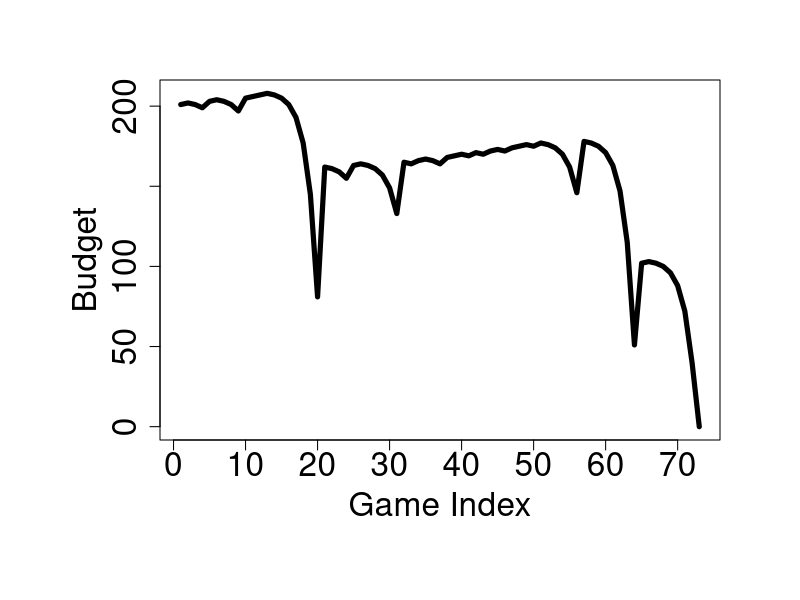
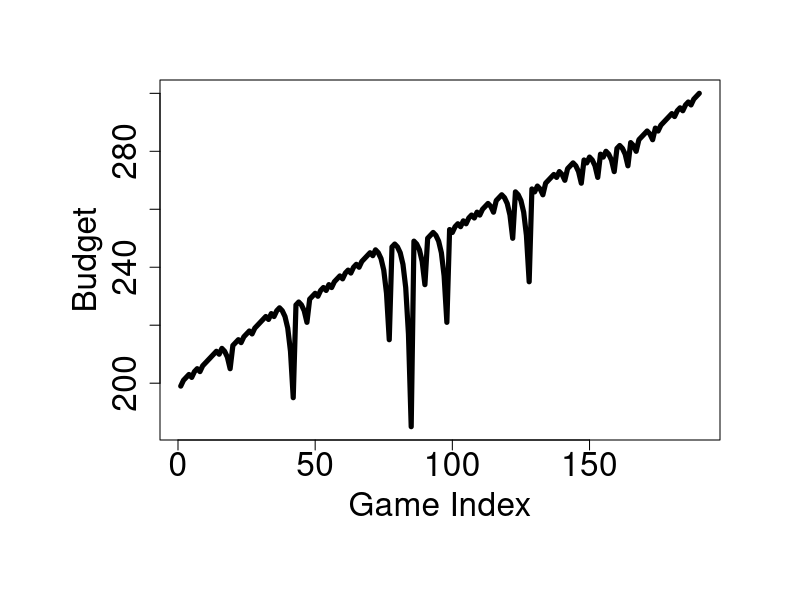

The R script that drew these images, in order: (Note: a time limit stopped this script after it produced the figures.)
## ---- chunk 1
knitr::opts_chunk$set(echo = TRUE)
## ---- chunk 2
single_spin <- function(){
  possible_outcomes <- c(rep("red",18), rep("black",18), rep("green",2))
  sample(possible_outcomes, 1)
}

## ---- chunk 3
martingale_wager <- function(
  previous_wager
  , previous_outcome
  , max_wager
  , current_budget
){
  if(previous_outcome == "red") return(1)
  min(2*previous_wager, max_wager, current_budget)
}
## ---- chunk 4
one_play <- function(previous_ledger_entry, max_wager){
  # Create a copy of the input object that will become the output object
  out <- previous_ledger_entry
  out[1, "game_index"] <- previous_ledger_entry[1, "game_index"] + 1
  out[1, "starting_budget"] <- previous_ledger_entry[1, "ending_budget"]
  out[1, "wager"] <- martingale_wager(
    previous_wager = previous_ledger_entry[1, "wager"]
    , previous_outcome = previous_ledger_entry[1, "outcome"]
    , max_wager = max_wager
    , current_budget = out[1, "starting_budget"]
  )
  out[1, "outcome"] <- single_spin()
  out[1, "ending_budget"] <- out[1, "starting_budget"] + 
    ifelse(out[1, "outcome"] == "red", +1, -1)*out[1, "wager"]
  return(out)
}
## ---- chunk 5
one_series <- function(
  max_games, starting_budget, winning_threshold, max_wager
){
  # Initialize ledger
  ledger <- data.frame(
      game_index = 0:max_games
    , starting_budget = NA_integer_
    , wager = NA_integer_
    , outcome = NA_character_
    , ending_budget = NA_integer_
  )
  ledger[1, "wager"] <- 1
  ledger[1, "outcome"] <- "red"
  ledger[1, "ending_budget"] <- starting_budget
  for(i in 2:nrow(ledger)){
    #browser()
    ledger[i,] <- one_play(ledger[i-1,], max_wager)
    if(stopping_rule(ledger[i,], winning_threshold)) break
  }
  # Return non-empty portion of ledger
  ledger[2:i, ]
}
## ---- chunk 6
stopping_rule <- function(
  ledger_entry
  , winning_threshold
){
  ending_budget <- ledger_entry[1, "ending_budget"]
  if(ending_budget <= 0) return(TRUE)
  if(ending_budget >= winning_threshold) return(TRUE)
  FALSE
}
## ---- chunk 7
profit <- function(ledger){
  n <- nrow(ledger)
  profit <- ledger[n, "ending_budget"] - ledger[1, "starting_budget"]
  return(profit)
}
## ---- chunk 8
number_plays <- function(ledger){
  nrow(ledger)
}
## ---- chunk 9
require(magrittr) # including a library we need for drawing charts
# loser
par(cex.axis=2, cex.lab = 2, mar = c(8,8,4,4))
set.seed(1) # set the seed for random numbers so that the output will be the same every time we run this code
ledger <- one_series(max_games=200, starting_budget=200, winning_threshold=300, max_wager=500)
plot(ledger[,c(1,5)], type = "l", lwd = 5, xlab = "Game Index", ylab = "Budget")
## ---- chunk 10
# winner
par(cex.axis=2, cex.lab = 2, mar = c(8,8,4,4))
set.seed(2)
l2 <- one_series(200,200,300,500)
plot(l2[,c(1,5)], type = "l", lwd = 5, xlab = "Game Index", ylab = "Budget")
## ---- chunk 11
set.seed(1)
ave_earnings1 <- vector()
ave_times1 <- vector()
max_plays <- vector()
for(j in 1:50) {
  max_plays[j] <- j*10
  game_result <- replicate(1000, one_series(j*10,200,300,500), simplify = FALSE)
  ave_earnings1[j] <- mean(sapply(game_result, profit))
  ave_times1[j] <- mean(sapply(game_result,number_plays))
  print(j)
}
## ---- chunk 12
par(cex.axis=2, cex.lab = 2, mar = c(8,8,4,4))
plot(max_plays, ave_earnings1, type = "l", lwd = 5, xlab = "Maximum plays", ylab = "Average ending budget")
## ---- chunk 13
par(cex.axis=2, cex.lab = 2, mar = c(8,8,4,4))
plot(max_plays, ave_times1, type = "l", lwd = 5, xlab = "Maximum plays", ylab = "Average plays")
## ---- chunk 14
set.seed(1)
ave_earnings2 <- vector()
starting_budget <- vector()
for(j in 1:50) {
  starting_budget[j] <- j*10
  #winning threshold = starting budget + $100
  game_result <- replicate(1000, one_series(200,j*10,j*10+100,500), simplify = FALSE)
  ave_earnings2[j] <- mean(sapply(game_result, profit))
  print(j)
}
## ---- chunk 15
par(cex.axis=2, cex.lab = 2, mar = c(8,8,4,4))
plot(starting_budget, ave_earnings2, type = "l", lwd = 5, xlab = "Starting budget", ylab = "Average ending budget")
## ---- chunk 16
set.seed(1)
ave_earnings3 <- vector()
ave_times3 <- vector()
winning_threshold <- vector()
for(j in 1:50) {
  winning_threshold[j] <- 200 + j*10
  game_result <- replicate(1000, one_series(200,200,200+j*10,500), simplify = FALSE)
  ave_earnings3[j] <- mean(sapply(game_result, profit))
  ave_times3[j] <- mean(sapply(game_result,number_plays))
  print(j)
}
## ---- chunk 17
par(cex.axis=2, cex.lab = 2, mar = c(8,8,4,4))
plot(winning_threshold, ave_earnings3, type = "l", lwd = 5, xlab = "winning threshold", ylab = "Average ending budget")
## ---- chunk 18
par(cex.axis=2, cex.lab = 2, mar = c(8,8,4,4))
plot(winning_threshold, ave_times3, type = "l", lwd = 5, xlab = "winning threshold", ylab = "Average plays")
## ---- chunk 19
set.seed(1)
ave_earnings4 <- vector()
max_wager <- vector()
for(j in 1:50) {
  max_wager[j] <- j*10
  game_result <- replicate(1000, one_series(200,200,300,j*10), simplify = FALSE)
  ave_earnings4[j] <- mean(sapply(game_result, profit))
  print(j)
}
## ---- chunk 20
par(cex.axis=2, cex.lab = 2, mar = c(8,8,4,4))
plot(max_wager, ave_earnings4, type = "l", lwd = 5, xlab = "Maximum wager", ylab = "Average ending budget")
